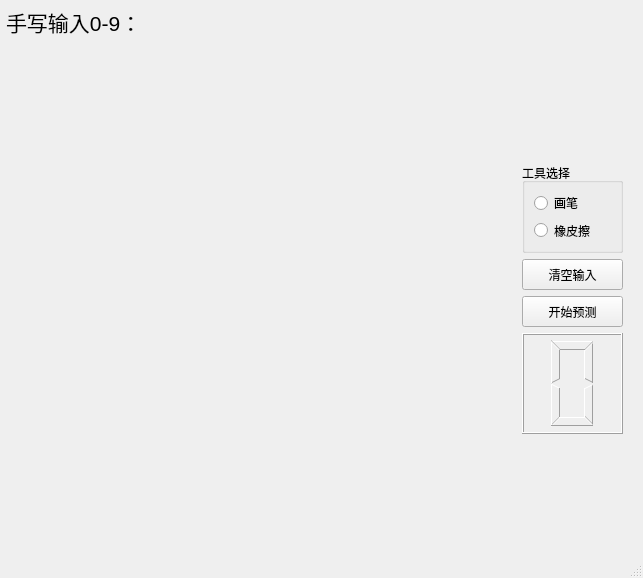
<?xml version="1.0" encoding="UTF-8"?>
<ui version="4.0">
 <class>MainWindow</class>
 <widget class="QMainWindow" name="MainWindow">
  <property name="geometry">
   <rect>
    <x>0</x>
    <y>0</y>
    <width>643</width>
    <height>578</height>
   </rect>
  </property>
  <property name="minimumSize">
   <size>
    <width>643</width>
    <height>577</height>
   </size>
  </property>
  <property name="maximumSize">
   <size>
    <width>643</width>
    <height>585</height>
   </size>
  </property>
  <property name="windowTitle">
   <string>MainWindow</string>
  </property>
  <widget class="QWidget" name="centralwidget">
   <widget class="QWidget" name="widget_1" native="true">
    <property name="geometry">
     <rect>
      <x>6</x>
      <y>6</y>
      <width>512</width>
      <height>530</height>
     </rect>
    </property>
    <layout class="QVBoxLayout" name="verticalLayout_2">
     <item>
      <widget class="QLabel" name="label">
       <property name="font">
        <font>
         <pointsize>16</pointsize>
        </font>
       </property>
       <property name="text">
        <string>手写输入0-9：</string>
       </property>
       <property name="textFormat">
        <enum>Qt::PlainText</enum>
       </property>
      </widget>
     </item>
     <item>
      <widget class="MouseTrackerWindow" name="mouseTrackerWindow" native="true">
       <property name="minimumSize">
        <size>
         <width>500</width>
         <height>500</height>
        </size>
       </property>
       <property name="maximumSize">
        <size>
         <width>500</width>
         <height>500</height>
        </size>
       </property>
      </widget>
     </item>
    </layout>
   </widget>
   <widget class="QWidget" name="widget_2" native="true">
    <property name="geometry">
     <rect>
      <x>522</x>
      <y>6</y>
      <width>113</width>
      <height>428</height>
     </rect>
    </property>
    <layout class="QVBoxLayout" name="verticalLayout">
     <item>
      <widget class="LineWidthEdit" name="lineWidthEdit" native="true">
       <property name="minimumSize">
        <size>
         <width>100</width>
         <height>133</height>
        </size>
       </property>
       <property name="maximumSize">
        <size>
         <width>100</width>
         <height>133</height>
        </size>
       </property>
      </widget>
     </item>
     <item>
      <spacer name="verticalSpacer">
       <property name="orientation">
        <enum>Qt::Vertical</enum>
       </property>
       <property name="sizeHint" stdset="0">
        <size>
         <width>20</width>
         <height>10</height>
        </size>
       </property>
      </spacer>
     </item>
     <item>
      <widget class="QGroupBox" name="groupBox">
       <property name="minimumSize">
        <size>
         <width>101</width>
         <height>90</height>
        </size>
       </property>
       <property name="maximumSize">
        <size>
         <width>101</width>
         <height>90</height>
        </size>
       </property>
       <property name="title">
        <string>工具选择</string>
       </property>
       <property name="flat">
        <bool>true</bool>
       </property>
       <property name="checkable">
        <bool>false</bool>
       </property>
       <layout class="QVBoxLayout" name="verticalLayout_3">
        <item>
         <widget class="QRadioButton" name="pen">
          <property name="text">
           <string>画笔</string>
          </property>
         </widget>
        </item>
        <item>
         <widget class="QRadioButton" name="eraser">
          <property name="text">
           <string>橡皮擦</string>
          </property>
         </widget>
        </item>
       </layout>
      </widget>
     </item>
     <item>
      <widget class="QPushButton" name="clearButton">
       <property name="sizePolicy">
        <sizepolicy hsizetype="Minimum" vsizetype="Fixed">
         <horstretch>101</horstretch>
         <verstretch>0</verstretch>
        </sizepolicy>
       </property>
       <property name="minimumSize">
        <size>
         <width>101</width>
         <height>31</height>
        </size>
       </property>
       <property name="maximumSize">
        <size>
         <width>101</width>
         <height>31</height>
        </size>
       </property>
       <property name="text">
        <string>清空输入</string>
       </property>
      </widget>
     </item>
     <item>
      <widget class="QPushButton" name="predictButton">
       <property name="sizePolicy">
        <sizepolicy hsizetype="Minimum" vsizetype="Fixed">
         <horstretch>101</horstretch>
         <verstretch>0</verstretch>
        </sizepolicy>
       </property>
       <property name="minimumSize">
        <size>
         <width>101</width>
         <height>31</height>
        </size>
       </property>
       <property name="maximumSize">
        <size>
         <width>101</width>
         <height>31</height>
        </size>
       </property>
       <property name="text">
        <string>开始预测</string>
       </property>
      </widget>
     </item>
     <item>
      <widget class="QLCDNumber" name="lcdnumber">
       <property name="minimumSize">
        <size>
         <width>101</width>
         <height>101</height>
        </size>
       </property>
       <property name="maximumSize">
        <size>
         <width>101</width>
         <height>101</height>
        </size>
       </property>
       <property name="font">
        <font>
         <underline>false</underline>
        </font>
       </property>
       <property name="mouseTracking">
        <bool>false</bool>
       </property>
       <property name="frameShape">
        <enum>QFrame::Box</enum>
       </property>
       <property name="lineWidth">
        <number>1</number>
       </property>
       <property name="midLineWidth">
        <number>0</number>
       </property>
       <property name="smallDecimalPoint">
        <bool>false</bool>
       </property>
       <property name="digitCount">
        <number>1</number>
       </property>
       <property name="segmentStyle">
        <enum>QLCDNumber::Outline</enum>
       </property>
       <property name="value" stdset="0">
        <double>0.000000000000000</double>
       </property>
       <property name="intValue" stdset="0">
        <number>0</number>
       </property>
      </widget>
     </item>
    </layout>
   </widget>
  </widget>
  <widget class="QMenuBar" name="menubar">
   <property name="geometry">
    <rect>
     <x>0</x>
     <y>0</y>
     <width>643</width>
     <height>18</height>
    </rect>
   </property>
  </widget>
  <widget class="QStatusBar" name="statusbar"/>
 </widget>
 <customwidgets>
  <customwidget>
   <class>MouseTrackerWindow</class>
   <extends>QWidget</extends>
   <header location="global">mousetrackerwindow.h</header>
   <container>1</container>
  </customwidget>
  <customwidget>
   <class>LineWidthEdit</class>
   <extends>QWidget</extends>
   <header location="global">linewidthedit.h</header>
   <container>1</container>
  </customwidget>
 </customwidgets>
 <resources/>
 <connections/>
</ui>
